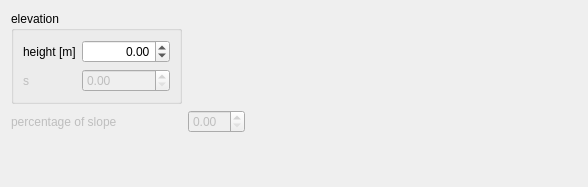
<?xml version="1.0" encoding="UTF-8"?>
<ui version="4.0">
 <class>ElevationSettings</class>
 <widget class="QWidget" name="ElevationSettings">
  <property name="geometry">
   <rect>
    <x>0</x>
    <y>0</y>
    <width>588</width>
    <height>187</height>
   </rect>
  </property>
  <property name="windowTitle">
   <string>Form</string>
  </property>
  <layout class="QGridLayout" name="gridLayout_2">
   <item row="0" column="0">
    <widget class="QGroupBox" name="groupBox">
     <property name="title">
      <string>elevation</string>
     </property>
     <layout class="QGridLayout" name="gridLayout">
      <item row="2" column="0">
       <widget class="QLabel" name="heightLabel">
        <property name="enabled">
         <bool>true</bool>
        </property>
        <property name="text">
         <string>height [m]</string>
        </property>
        <property name="buddy">
         <cstring>heightBox</cstring>
        </property>
       </widget>
      </item>
      <item row="2" column="1">
       <widget class="QDoubleSpinBox" name="heightBox">
        <property name="enabled">
         <bool>true</bool>
        </property>
        <property name="alignment">
         <set>Qt::AlignRight|Qt::AlignTrailing|Qt::AlignVCenter</set>
        </property>
        <property name="minimum">
         <double>-1000000.000000000000000</double>
        </property>
        <property name="maximum">
         <double>1000000.000000000000000</double>
        </property>
       </widget>
      </item>
      <item row="3" column="0">
       <widget class="QLabel" name="sLabel">
        <property name="enabled">
         <bool>false</bool>
        </property>
        <property name="text">
         <string>s</string>
        </property>
       </widget>
      </item>
      <item row="3" column="1">
       <widget class="QDoubleSpinBox" name="sSpinBox">
        <property name="enabled">
         <bool>false</bool>
        </property>
        <property name="maximum">
         <double>99999.990000000005239</double>
        </property>
       </widget>
      </item>
     </layout>
    </widget>
   </item>
   <item row="0" column="2">
    <spacer name="horizontalSpacer">
     <property name="orientation">
      <enum>Qt::Horizontal</enum>
     </property>
     <property name="sizeHint" stdset="0">
      <size>
       <width>40</width>
       <height>20</height>
      </size>
     </property>
    </spacer>
   </item>
   <item row="2" column="0">
    <spacer name="verticalSpacer">
     <property name="orientation">
      <enum>Qt::Vertical</enum>
     </property>
     <property name="sizeHint" stdset="0">
      <size>
       <width>20</width>
       <height>40</height>
      </size>
     </property>
    </spacer>
   </item>
   <item row="1" column="0">
    <widget class="QLabel" name="slopeLabel">
     <property name="enabled">
      <bool>false</bool>
     </property>
     <property name="text">
      <string>percentage of slope</string>
     </property>
    </widget>
   </item>
   <item row="1" column="1">
    <widget class="QDoubleSpinBox" name="slopeSpinBox">
     <property name="enabled">
      <bool>false</bool>
     </property>
    </widget>
   </item>
  </layout>
 </widget>
 <resources/>
 <connections/>
</ui>
